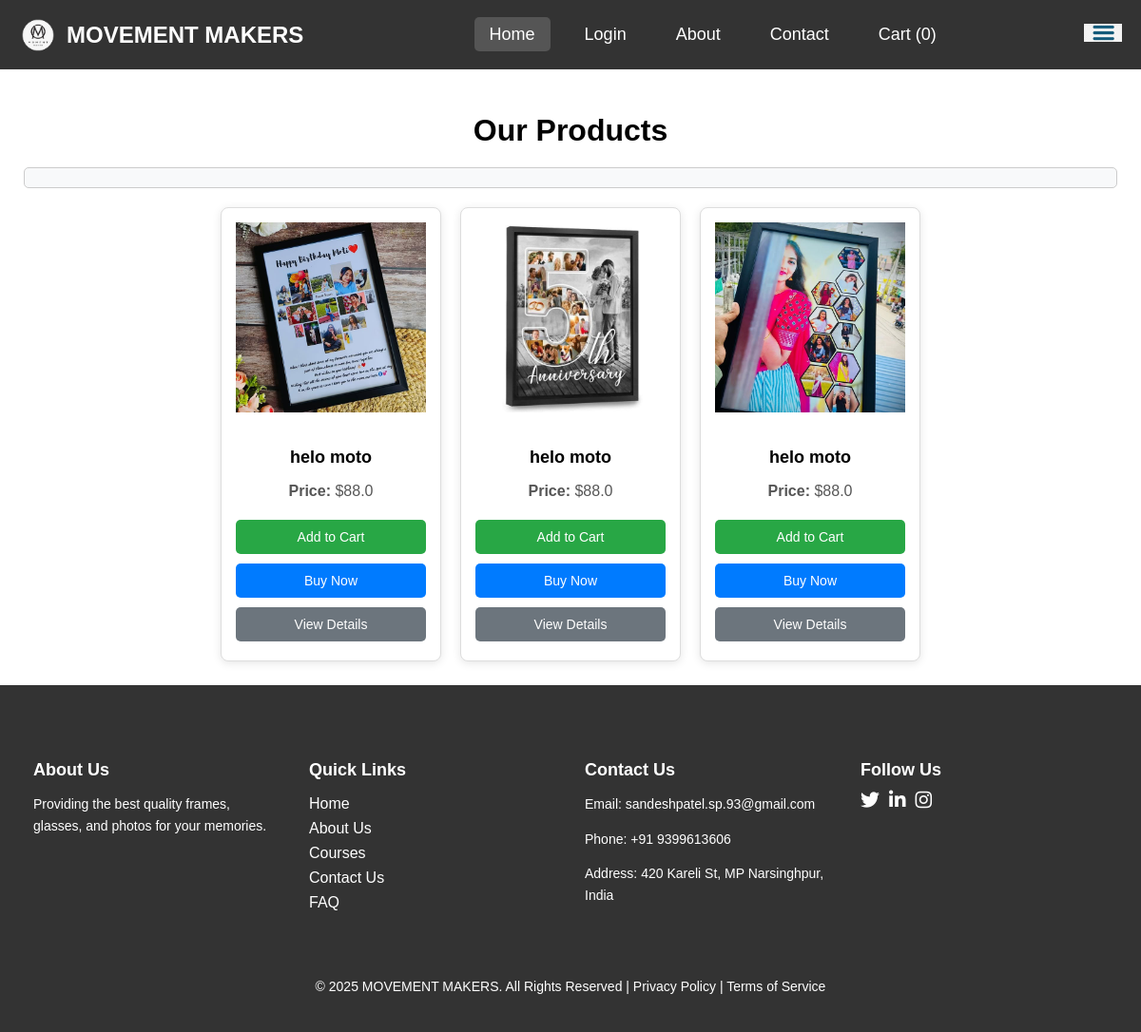
Before: / with the older database file.
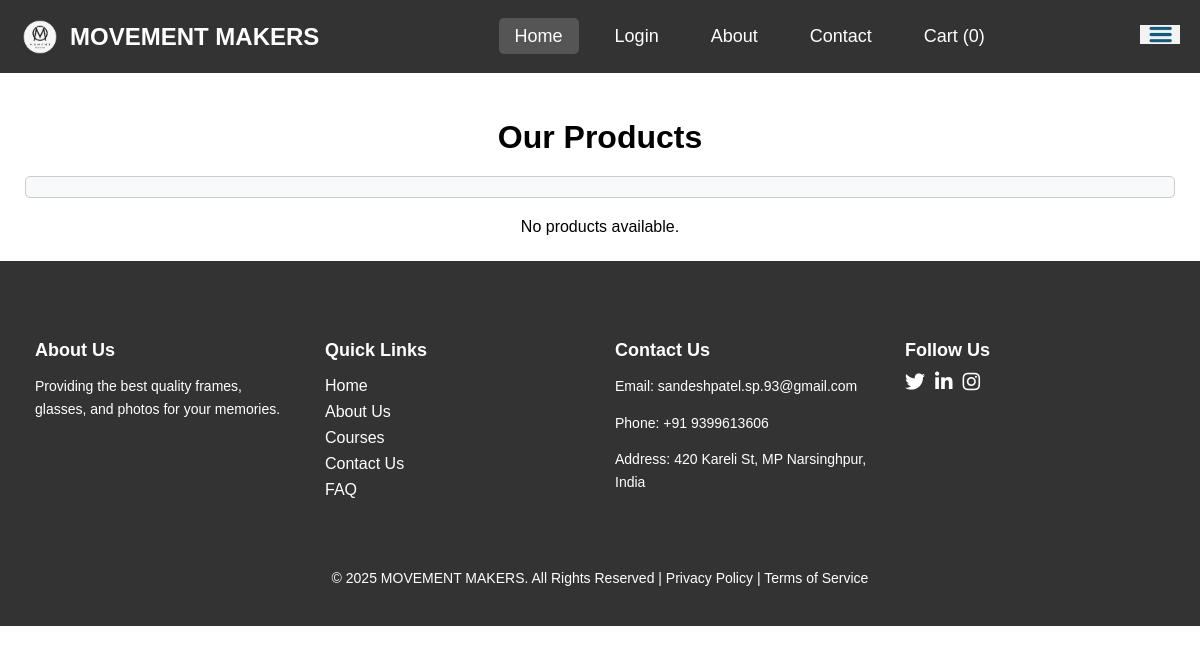
After: the same page with the newer database file.
### app.py (models this page shows)
class Product(db.Model):
    id = db.Column(db.Integer, primary_key=True)
    name = db.Column(db.String(100), nullable=False)
    price = db.Column(db.Float, nullable=False)
    description = db.Column(db.Text, nullable=False)
    image_path = db.Column(db.String(255), nullable=True)
    seller_id = db.Column(db.Integer, db.ForeignKey('user.id', ondelete="CASCADE"), nullable=False)
    seller = db.relationship('User', backref=db.backref('products', lazy=True, cascade="all, delete"))

### app.py (the view)
@app.route('/')
def public_page():
    products = Product.query.all()  # Fetch all products
    return render_template('index.html', products=products)

### templates/index.html (shortened to what this page needs)
<!DOCTYPE html>
<html lang="en">
  <head>
    {% include 'header.html' %}
  </head>
  <body>
    {% include 'navbar.html' %} {% include 'products.html' %} {% include
    'footer.html' %}
  </body>
</html>

### templates/products.html (shortened to what this page needs)
<div class="container">
  <h1>Our Products</h1>
  <div id="messageBox" class="message-box"></div>
  <div class="row">
    {% if products %}
    {% for product in products %}
    <div class="product-card">
      <img
        src="{{ url_for('static', filename=product.image_path) }}"
        alt="{{ product.name }}"
        onclick="viewProductDetails('{{ product.id }}')"
      />
      <h3>{{ product.name }}</h3>
      <p><strong>Price:</strong> ${{ product.price }}</p>
      <button class="btn add-to-cart" onclick="addToCart('{{ product.id }}')">
        Add to Cart
      </button>
      <button
        class="btn buy-now"
        onclick="redirectToCheckout('{{ product.id }}', '{{ product.name }}', '{{ product.price }}')"
      >
        Buy Now
      </button>
      <button
        class="btn view-details"
        onclick="viewProductDetails('{{ product.id }}')"
      >
        View Details
      </button>
    </div>
    {% endfor %}
    {% else %}
    <div class="alert" role="alert">No products available.</div>
    {% endif %}
  </div>
</div>

Changed rows visible on the page:
removed Product: image_path (picture), name "helo moto", price "88.0"
removed Product: image_path (picture), name "helo moto", price "88.0"
removed Product: image_path (picture), name "helo moto", price "88.0"
Other visible differences:
text now shown: "No products available."
